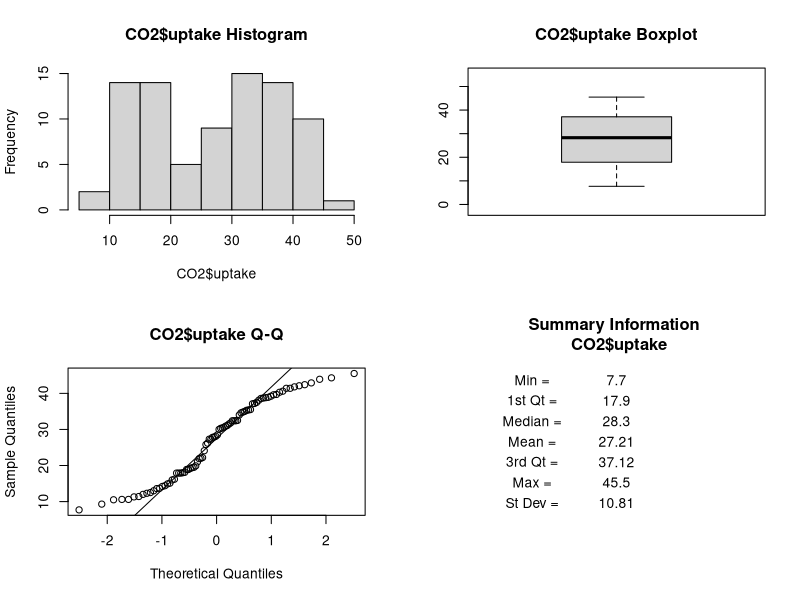
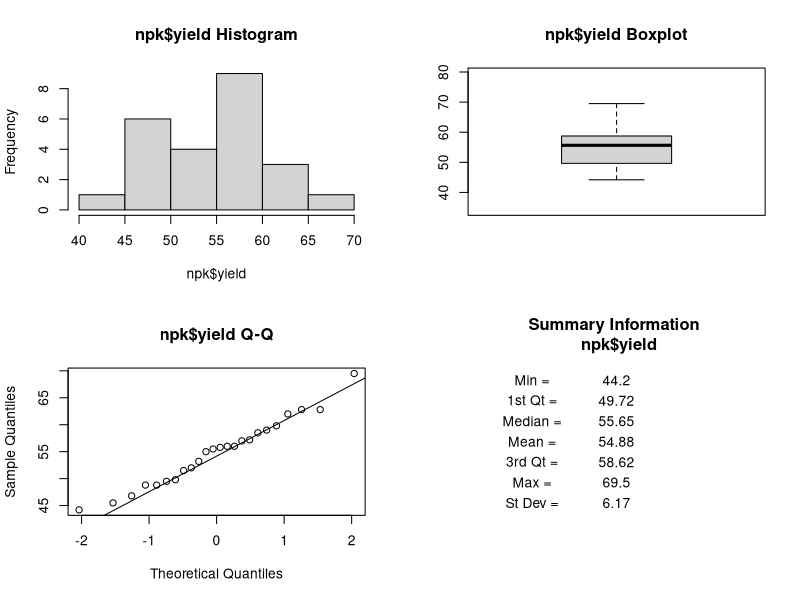
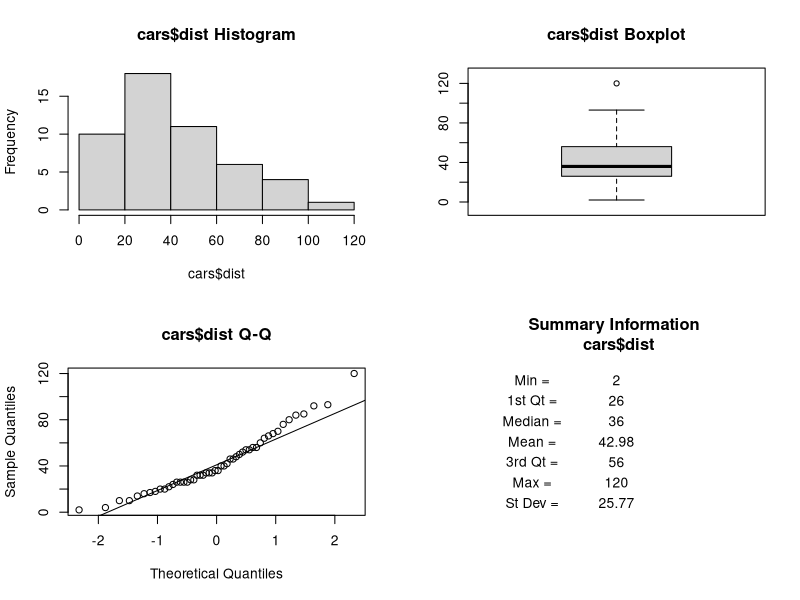

Write the R code that produced these figures, in order. (Note: this script raises an error after producing the figures.)
## ---- chunk 1
knitr::opts_chunk$set(echo = TRUE)
## ---- chunk 2
mean(CO2$uptake)
## ---- chunk 3
sd(CO2$uptake)
## ---- chunk 4
summary(CO2)
## ---- chunk 5
# If you try to run the following, you'll see
#mean()
#Error in mean.default() : argument "x" is missing, with no default Calls:...
## ---- chunk 6
#Here there is an argument, CO2$uptake is what is then being placed within the structure of the mean function
mean(CO2$uptake)
## ---- chunk 7
FantasticFunction<-function(x){
  x+1869
  #The year that ISU opened!
  #https://web.iastate.edu/about/history/
  #We're assuming that only numbers would be used, not a string
}
## ---- chunk 8
FantasticFunction(20)
## ---- chunk 9
FantasticFunction2<-function(theargument){
  theargument+1869
  #The year that ISU opened!
  #https://web.iastate.edu/about/history/
  #We're assuming that only numbers would be used, not a string
}
## ---- chunk 10
FantasticFunction2(20)
## ---- chunk 11
MyExploratoryDataFunction<-function(x){
par(mfrow=c(2,2))
  
hist(x,main=paste(deparse(substitute(x)),"Histogram"),xlab=paste(deparse(substitute(x))))

boxplot(x,main=paste(deparse(substitute(x)),"Boxplot"),ylim=c(min(x)-10,max(x)+10))

qqnorm(x,main=paste(deparse(substitute(x)),"Q-Q"))
qqline(x)

plot(1,type="n",xlim=c(0,10),ylim=c(0,10),xaxt="n",yaxt="n",xlab="",ylab="",bty="n",main=paste("Summary Information \n",deparse(substitute(x))))

text(5,9.5,paste(round(summary(x)[1],2)))
text(2,9.5,"Min = ")

text(5,8,paste(round(summary(x)[2],2)))
text(2,8,"1st Qt = ")

text(5,6.5,paste(round(summary(x)[3],2)))
text(2,6.5,"Median = ")

text(5,5,paste(round(summary(x)[4],2)))
text(2,5,"Mean = ")

text(5,3.5,paste(round(summary(x)[5],2)))
text(2,3.5,"3rd Qt = ")

text(5,2,paste(round(summary(x)[6],2)))
text(2,2,"Max = ")

text(5,0.5,paste(round(sd(x),2)))
text(2,0.5,"St Dev = ")

}
## ---- chunk 12
MyExploratoryDataFunction(CO2$uptake)
## ---- chunk 13
MyExploratoryDataFunction(npk$yield)
## ---- chunk 14
MyExploratoryDataFunction(cars$dist)
## ---- chunk 15
MyExploratoryDataFunction
## ---- chunk 16
rowMeans
## ---- chunk 17
summary
## ---- chunk 18
getAnywhere(summary)
methods(summary)
getAnywhere(summary.default)

## ---- chunk 19
methods("mean")
## ---- chunk 20
mean
## ---- chunk 21
getAnywhere(mean.default)
## ---- chunk 22
getAnywhere(.Internal(mean(x)))
## ---- chunk 23
#?rowMeans
#?mean
## ---- chunk 24
MyExploratoryDataFunction(CO2$uptake)
## ---- chunk 25
class(CO2$uptake)
class(CO2$Treatment)
## ---- chunk 26

MyExploratoryDataFunction<-function(x){
#How about adding an if else statement structure
#The first { of the if statement is opened here
	if(class(x)=="numeric"){
par(mfrow=c(2,2))
  
hist(x,main=paste(deparse(substitute(x)),"Histogram"),xlab=paste(deparse(substitute(x))))

boxplot(x,main=paste(deparse(substitute(x)),"Boxplot"),ylim=c(min(x)-10,max(x)+10))

qqnorm(x,main=paste(deparse(substitute(x)),"Q-Q"))
qqline(x)

plot(1,type="n",xlim=c(0,10),ylim=c(0,10),xaxt="n",yaxt="n",xlab="",ylab="",bty="n",main=paste("Summary Information \n",deparse(substitute(x))))

text(5,9.5,paste(round(summary(x)[1],2)))
text(2,9.5,"Min = ")

text(5,8,paste(round(summary(x)[2],2)))
text(2,8,"1st Qt = ")

text(5,6.5,paste(round(summary(x)[3],2)))
text(2,6.5,"Median = ")

text(5,5,paste(round(summary(x)[4],2)))
text(2,5,"Mean = ")

text(5,3.5,paste(round(summary(x)[5],2)))
text(2,3.5,"3rd Qt = ")

text(5,2,paste(round(summary(x)[6],2)))
text(2,2,"Max = ")

text(5,0.5,paste(round(sd(x),2)))
text(2,0.5,"St Dev = ")

#The } part of the if statement is closed here to transition to the else
} else {
	print(paste("This function only works for numeric variable classes and your variable's class is",class(x)))
}
}
## ---- chunk 27
MyExploratoryDataFunction(CO2$uptake)
## ---- chunk 28
MyExploratoryDataFunction(CO2$Treatment)
## ---- chunk 29
mean(CO2$treatment)
## ---- chunk 30
TwoPartFunction<-function(a,b){
  if(b == 1){
    boxplot(a)
  } else if (b == 2) {
    hist(a)
  } else if (b == 3){
    plot(a)
  } else {
    print("Please select one of the following plot types: boxplot (enter a 1), histogram (enter a 2), or scatterplot (enter a 3)")
  }
}
## ---- chunk 31
TwoPartFunction(CO2$uptake, 1)
## ---- chunk 32
TwoPartFunction(CO2$uptake, 4)
